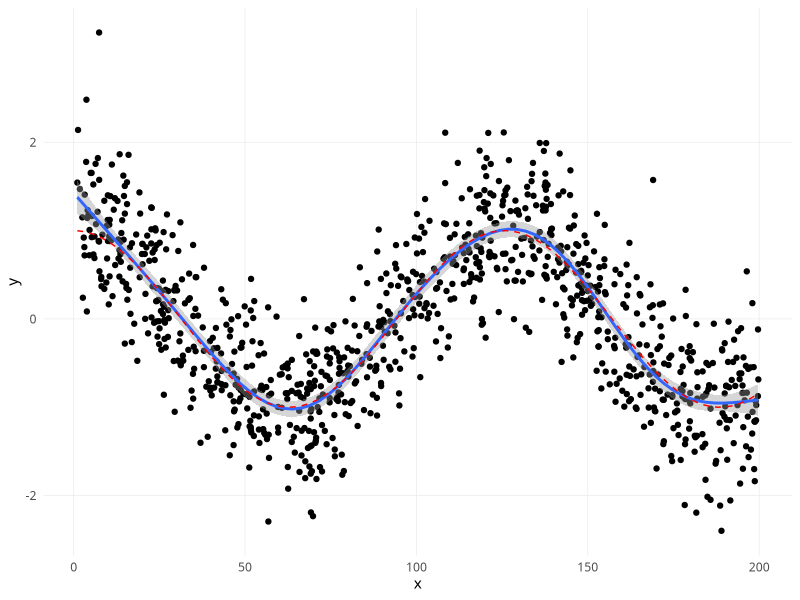
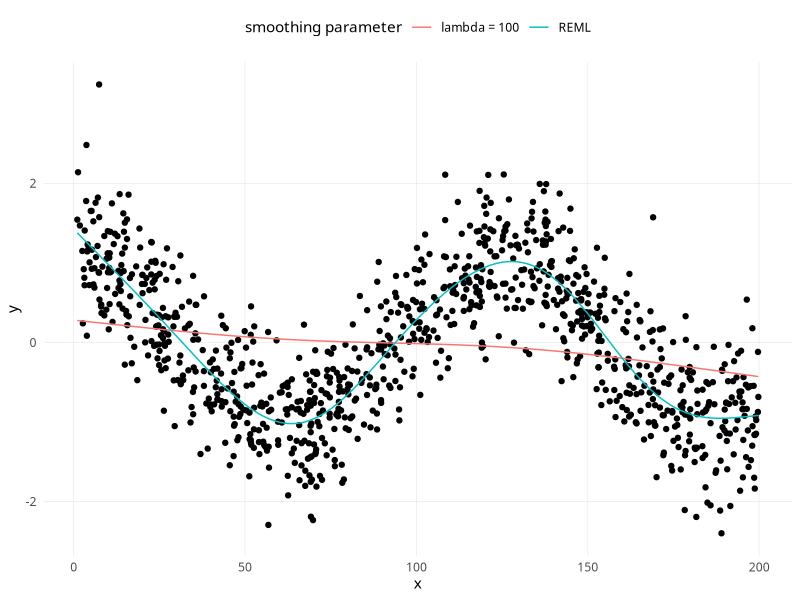

Source code (R) for these figures, in order: (Note: this script raises an error after producing the figures.)
## ---- chunk 1
knitr::opts_chunk$set(echo = TRUE, comment = "", fig.align = "center",
                      fig.width = 8, fig.height = 8)

library(tidyverse)

theme_custom <- function(base_line_size = 0.25) {
  theme_minimal(base_family = "IBM Plex Sans", base_line_size = base_line_size) +
    theme(
      plot.title = element_text(face = "bold"),
      panel.grid.minor = element_blank(),
      panel.grid.major = element_line(size = base_line_size),
      strip.background = element_rect(fill = "gray80", color = "gray80")
    ) 
}
theme_set(theme_custom())
## ---- chunk 2
N <- 1e3
x <- runif(N, 1, 200)
y <- rnorm(N, mean = cos(0.05*x), sd = 0.5)

tibble(x, y) %>% 
  ggplot(aes(x, y)) + 
  geom_point() +
  geom_smooth(method = mgcv::gam, formula = y ~ s(x)) + 
  stat_function(fun = function(x) cos(0.05*x), linetype = "dashed", color = "red")
## ---- chunk 3
knitr::include_graphics(
"https://github.com/noamross/gams-in-r-course/blob/master/images/basis-functions-1.png?raw=true"
)
## ---- chunk 4
library(mgcv)

tibble(x, y) %>% head()
model.matrix(gam(y ~ s(x))) %>% head()
model.matrix(gam(y ~ s(x))) %>% dim()

gam_mod <- gam(y ~s(x))
gam_mod
coefficients(gam_mod)
## ---- chunk 5
large_sp <- gam(y ~ s(x, sp = 100))         ## sp too large
reml_sp <- gam(y ~ s(x), method = "REML")   ## restricted via maximul likelihood

tibble(x, y, large = predict(large_sp), reml = predict(reml_sp)) %>% 
  ggplot(aes(x, y)) + 
  geom_point() + 
  geom_line(aes(y = large, color = "lambda = 100")) + 
  geom_line(aes(y = reml, color = "REML")) + 
  theme(legend.position = "top") + 
  labs(color = "smoothing parameter")
## ---- chunk 6
knitr::include_graphics(
"https://github.com/noamross/gams-in-r-course/blob/master/images/diffbasis-1.png?raw=true"
)
## ---- chunk 7
k3 <- gam(y ~ s(x, k = 3), method = "REML") %>% predict()
k15 <- gam(y ~ s(x, k = 15), method = "REML") %>% predict()

tibble(x, y, k3, k15) %>% 
  ggplot(aes(x, y)) + 
  geom_point() + 
  geom_line(aes(y = k3, color = "k = 3")) + 
  geom_line(aes(y = k10, color = "k = 15")) + 
  theme(legend.position = "top") + 
  labs(color = "smoothing parameter")
## ---- chunk 8

